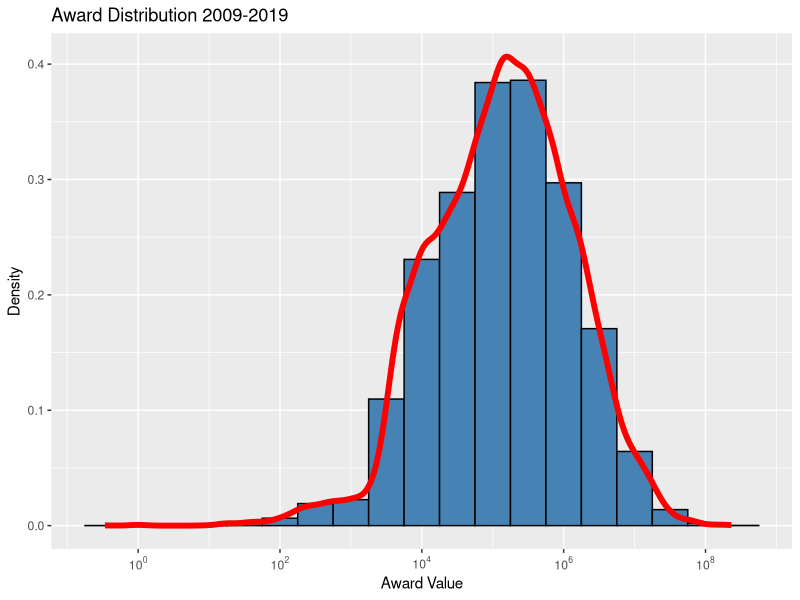
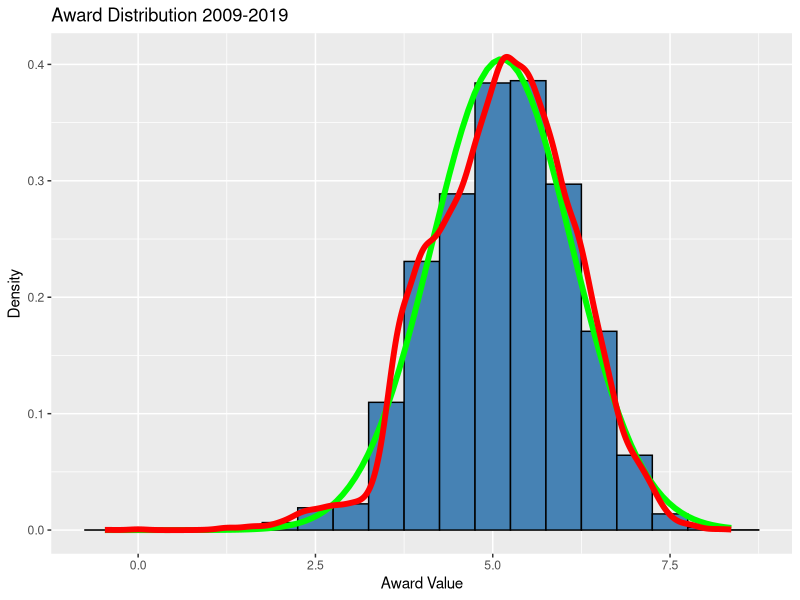

The R source for these figures, in order:
library(dplyr)
library(MASS) # to access Animals data sets
library(scales) # to access break formatting functions
library(ggplot2)

setwd("/home/kamalm/homework-0")

#DHS_1 <- read.csv(file="data/DHS_forhistogram.csv", sep=",", colClasses=c("NULL", "NULL", NA, "NULL", "NULL", "NULL"))

#DHS_1 <- read.csv(file="data/DOC_forhistogram.csv", sep=",", colClasses=c("NULL", "NULL", NA, "NULL", "NULL", "NULL"))

DHS_1 <- read.csv(file="data/DOD_forhistogram.csv", sep=",", colClasses=c("NULL", "NULL", NA, "NULL", "NULL", "NULL"))

DHSaward <- filter(DHS_1, DHS_1$base_and_exercised_options_value > 0)

DHSmean <- mean(DHSaward$base_and_exercised_options_value)
DHSsd <- sd(DHSaward$base_and_exercised_options_value)

DHSmean1 <- mean(log10(DHSaward$base_and_exercised_options_value))
DHSsd1 <- sd(log10(DHSaward$base_and_exercised_options_value))

p1 <- ggplot(DHSaward, aes(x = base_and_exercised_options_value)) + 
  geom_histogram(aes(y = ..density..), binwidth = 0.5, color="black", fill = "steelblue" ) +
  #stat_function(fun = ~dnorm(.x, mean = DHSmean, sd = DHSsd), color = "green", lwd=2) +  
  xlab("Award Value") + ylab("Density") +  ggtitle("Award Distribution 2009-2019") + 
  geom_density(aes(y=..density..), col="red", lwd=2)  +
  # scale_x_continuous(trans = "log10") #+
  scale_x_log10(breaks = trans_breaks("log10", function(x) 10^x),
                labels = trans_format("log10", math_format(10^.x)))
p1

awardvaluelog <- log10(DHSaward$base_and_exercised_options_value)
p2 <- ggplot(DHSaward, aes(x = awardvaluelog)) + 
    geom_histogram(aes(y = ..density..), binwidth = 0.5, color="black", fill = "steelblue" ) +
  stat_function(fun = ~dnorm(.x, mean = DHSmean1, sd = DHSsd1), color = "green", lwd=2) +  
  xlab("Award Value") +   ylab("Density") +  
  ggtitle("Award Distribution 2009-2019") + 
  geom_density(aes(y=..density..), col="red", lwd=2) 
p2
